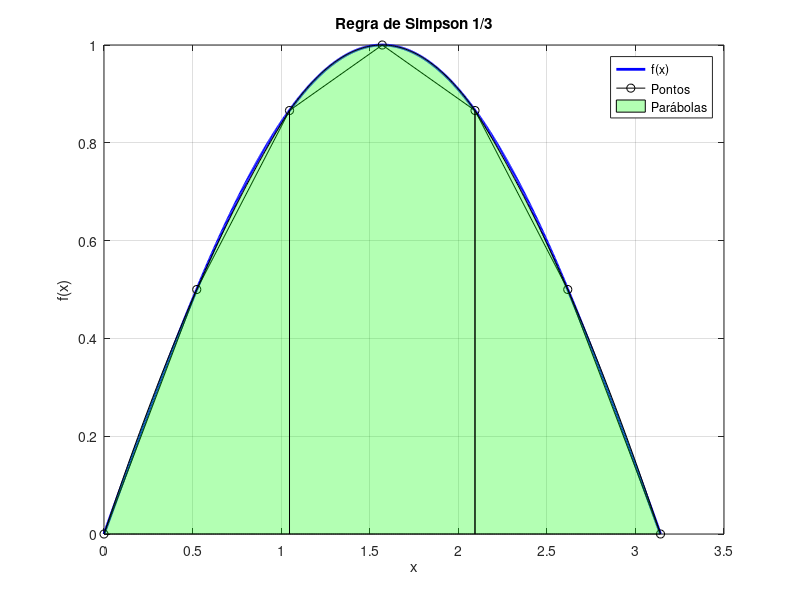

MATLAB code to generate this figure:
f = @(x) sin(x);
a = 0; b = pi;
n = 6; % deve ser par
x = linspace(a, b, n+1);
y = f(x);

% Aproximação por Simpson 1/3 composta
h = (b - a)/n;
I = (h/3) * (y(1) + 2*sum(y(3:2:end-1)) + 4*sum(y(2:2:end)) + y(end));
fprintf("Aproximação da integral (Simpson 1/3): %.6f\n", I);

% Visualização
xx = linspace(a, b, 1000);
yy = f(xx);
plot(xx, yy, 'b-', 'LineWidth', 2); hold on;
plot(x, y, 'ko-');

for i = 1:2:n-1
  xx_local = linspace(x(i), x(i+2), 100);
  % Interpolar parabólica com 3 pontos
  p = polyfit(x(i:i+2), y(i:i+2), 2);
  yy_local = polyval(p, xx_local);
  fill([xx_local fliplr(xx_local)], [yy_local zeros(1,length(yy_local))], 'g', 'FaceAlpha', 0.3);
end

title('Regra de Simpson 1/3');
xlabel('x'); ylabel('f(x)');
legend('f(x)', 'Pontos', 'Parábolas');
grid on;
